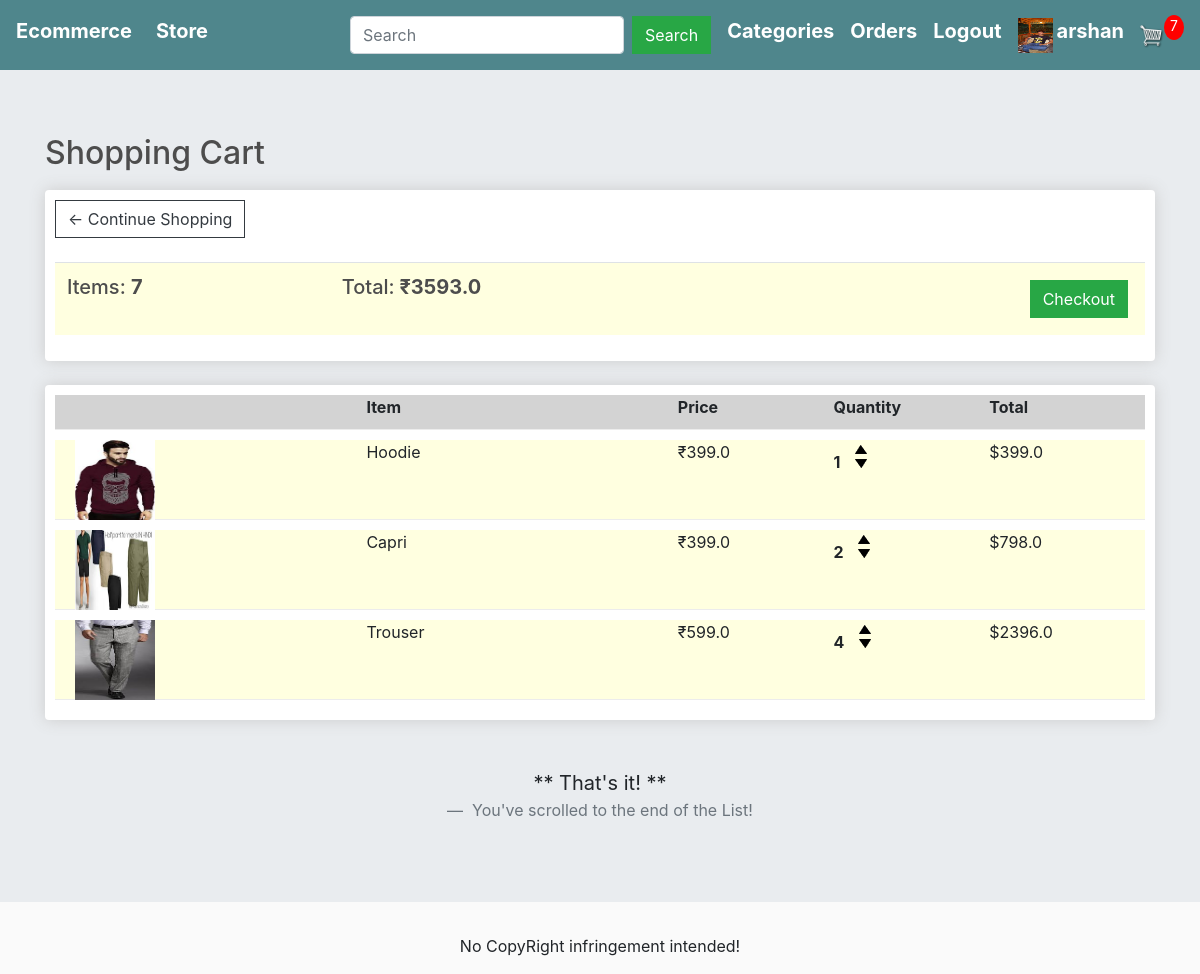
Before: /cart/ (signed in) with the older database file.
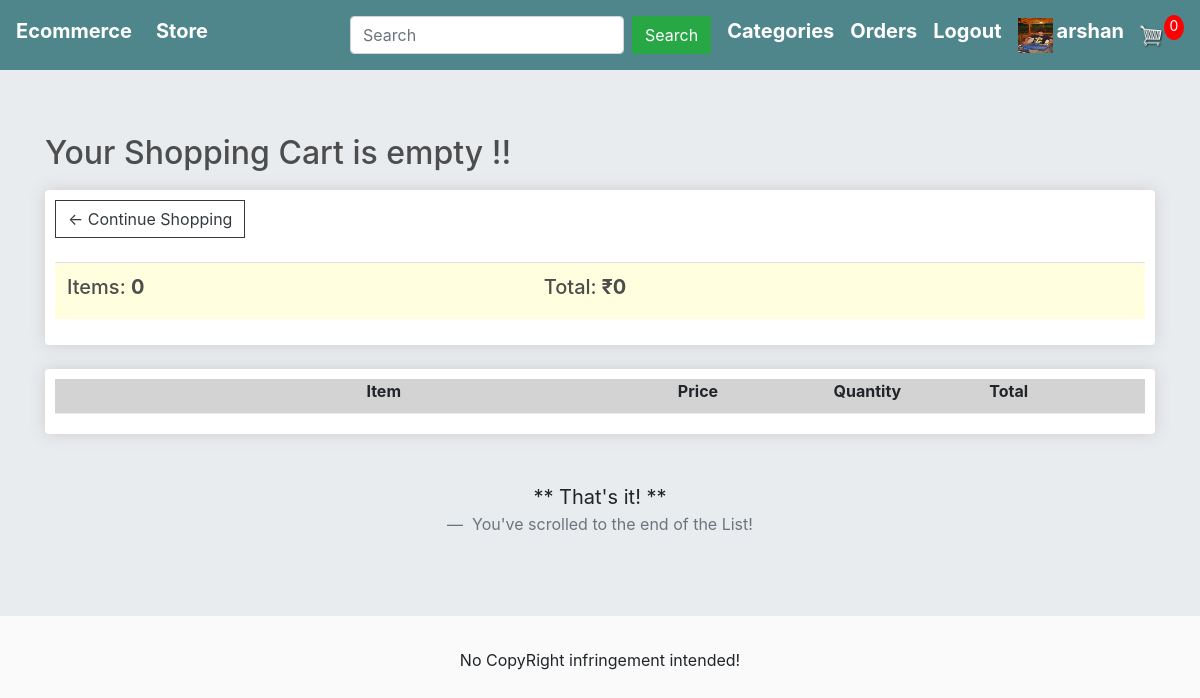
After: the same page with the newer database file.
### store/models.py (models this page shows, shortened)
class OrderItem(models.Model):
    user = models.ForeignKey(User,on_delete=models.CASCADE,null=True,blank=False)
    product = models.ForeignKey(Product,on_delete=models.CASCADE,null=True,blank=False)
    date_ordered = models.DateTimeField(auto_now_add=True)
    quantity = models.IntegerField(default=0,blank=True,null=True)
    @property
    def get_total(self):
        total = self.product.price * self.quantity
        return total

class Product(models.Model):
    category = models.ManyToManyField(ProductCategories)
    name = models.CharField(max_length=100,blank=False,name=False)
    price = models.FloatField(blank=False,null=False)
    image = models.ImageField(null=True,blank=True)
    description = models.TextField(null=True,blank=True)
    @property
    def get_imageURL(self):
        try:
            url = self.image.url
        except:
            url = ''
        return url

### store/views.py (the view)
# urls.py: path('cart/',views.cart,name='cart'),
def cart(request):
    items = []
    total_cost_cart=0
    total_item_cart=0
    if request.user.is_authenticated:
        items = OrderItem.objects.filter(user = request.user)
        for item in items:
            total_item_cart += item.quantity
        for item in items:
            total_cost_cart += item.get_total
    if total_item_cart==0:
        check = False
    else:
        check = True
    product_categories = ProductCategories.objects.all()
    context = {
        'items' : items ,
        'total_item_cart' : total_item_cart,
        'total_cost_cart' : total_cost_cart,
        'check':check,
        'product_categories': product_categories,
    }
    return render(request, 'store/cart.html', context)

### store/templates/store/cart.html
{% extends 'store/main.html' %}
{% load static %}
{% block content %}
	{% if total_item_cart %}
		<h2>Shopping Cart</h2>
	{% else %}
		<h2>Your Shopping Cart is empty !!</h2>
	{% endif %}
	<div class="row">
		<div class="col-lg-12">
			<div class="box-element">
				<a  class="btn btn-outline-dark" href="{% url 'store' %}">&#x2190; Continue Shopping</a>
				<br>
				<br>
				<table class="table" style="background-color: lightyellow">
					<tr>
						<th><h5>Items: <strong>{{total_item_cart}}</strong></h5></th>
						<th><h5>Total:<strong> &#8377;{{total_cost_cart}}</strong></h5></th>
						<th>
							{% if check %}
								<a  style="float:right; margin:5px;" class="btn btn-success" href="{% url 'checkout' %}">Checkout</a>
							{% endif %}
						</th>
					</tr>
				</table>
			</div>
			<br>
			{% if request.user.is_authenticated %}
				<div class="box-element">
						<div class="cart-row" style="background-color: lightgray">
							<div style="flex:2"></div>
							<div style="flex:2"><strong>Item</strong></div>
							<div style="flex:1"><strong>Price</strong></div>
							<div style="flex:1"><strong>Quantity</strong></div>
							<div style="flex:1"><strong>Total</strong></div>
						</div>
					{% for item in items %}
						<div class="cart-row" style="background-color: lightyellow; height: 80px">
							<div style="flex:2"><a href="{% url 'item_detail' item.product.id %}"><img class="row-image" src="{{item.product.get_imageURL}}" style="width: 80px; height: 80px;margin-left: 20px"></a></div>
							<div style="flex:2"><p>{{item.product.name}}</p></div>
							<div style="flex:1"><p>&#8377;{{item.product.price}}</p></div>
							<div style="flex:1">
								<p class="quantity">{{item.quantity}}</p>
								<div class="quantity">
									<img action ="add" product_id ="{{item.product.id}}"  class="update_cart_quantity chg-quantity" src="{% static  'images/arrow-up.png' %}">
									<img action ="remove" product_id ="{{item.product.id}}" class="update_cart_quantity chg-quantity " src="{% static  'images/arrow-down.png' %}">
								</div>
							</div>
							<div style="flex:1"><p>${{item.get_total}}</p></div>
						</div>
					{% endfor %}
				</div>
			{% endif %}
		</div>
	</div>
	<br><br>
	<blockquote class="blockquote text-center">
		<p class="mb-0">** That's it! **</p>
		<footer class="blockquote-footer"> You've scrolled to the end of the List!</footer>
	</blockquote>
{% endblock content %}

### store/templates/store/main.html (shortened to what this page needs)
<!DOCTYPE html>
{% load static %}
<html>
<head>
	<link rel="stylesheet" href="https://stackpath.bootstrapcdn.com/bootstrap/4.4.1/css/bootstrap.min.css">
	<link rel="stylesheet" href="https://maxcdn.bootstrapcdn.com/bootstrap/4.0.0/css/bootstrap.min.css">
	<link rel="stylesheet" href="https://cdnjs.cloudflare.com/ajax/libs/font-awesome/5.14.0/css/all.min.css" />
	<link rel="stylesheet" type="text/css" href="{% static 'store/css/main.css' %}">
</head>
<body>
	<nav class="navbar navbar-expand-lg navbar-dark bg-dark">
	  <h5><strong><a class="navbar-brand" href="{% url 'store' %}" style="color: white">Ecommerce</a></strong></h5>
	  <div class="collapse navbar-collapse" id="navbarSupportedContent">
	    <ul class="navbar-nav mr-auto">
	      <li class="nav-item active">
	        <h5><strong><a class="nav-link" href="{% url 'store' %}" style="color: white">Store <span class="sr-only">(current)</span></a></strong></h5>
	      </li>
	    </ul>
	    <div class="form-inline my-2 my-lg-0">
	    	<form method="get" action="{% url 'search' %}" class="form-inline my-2 my-lg-0">
					<input type="search" name="search" aria-label="Search" placeholder="Search" class="form-control mr-sm-2">
					<button class="btn btn-success my-2 mr-sm-3" type="submit">Search</button>
			</form>
			<div class="dropdown mr-sm-3">
					  <h5><strong><a style="color: white">Categories</a></strong></h5>
			</div>
	    	{% if request.user.is_authenticated %}
	     		<h5 class="mr-sm-3"><strong><a href="{% url 'order_details' %}" style="color: white">Orders</a></strong></h5>
	     		<h5 class="mr-sm-3"><strong><a href="{% url 'user_logout' %}" style="color: white">Logout</a></strong></h5>
	     		{% if request.user.profile.photo %}
					<a href="{% url 'profilepage' username=user.username %}"><img class="mr-sm-1" src="{{ request.user.profile.photo.url }}" width="35" height="35"></a>
				{% else %}
					<a href="{% url 'profilepage' username=user.username %}"><img class="mr-sm-1" src="/static/images/default.png" width="35" , height="35"></a>
				{% endif %}
		    	<h5><strong><a href="{% url 'profilepage' username=request.user.username %}" style="color: white">{{request.user.username}}</a></strong></h5>
	     	{% else %}
	     		<h5 class="mr-sm-3"><strong><a href="{% url 'user_login' %}" style="color: white">Login</a></strong></h5>
	     		<div>
		     		<h5 class="mr-sm-3"><strong><a href="{% url 'register' %}" style="color: white">SignUp</a></strong></h5>
	     		</div>
	     	{% endif %}
	     	<a href="{% url 'cart' %}">
	    		<img  id="cart-icon" src="{% static 'images/cart.png' %}">
	    	</a>
	    	<p id="cart-total">{{total_item_cart}}</p>
	    </div>
	  </div>
	</nav>
	<div class="jumbotron jumbotron-fluid">
		<div class="container container-fluid">
			{% block content %}
			{% endblock %}
		</div>
	</div>
	<footer class="footer">
		<p style="text-align: center;">No CopyRight infringement intended!</p>
	</footer>
</body>
</html>

Changed rows visible on the page:
removed OrderItem: product.get_imageURL (picture), product.name "Hoodie", product.price "399.0", quantity "1", get_total "399.0"
removed OrderItem: product.get_imageURL (picture), product.name "Capri", product.price "399.0", quantity "2", get_total "798.0"
removed OrderItem: product.get_imageURL (picture), product.name "Trouser", product.price "599.0", quantity "4", get_total "2396.0"
Other visible differences:
{{ total_item_cart }}: "7" → "0"
{{ total_cost_cart }}: "3593.0" → "0"
text no longer shown: "Shopping Cart Checkout"
text now shown: "Your Shopping Cart is empty !!"
